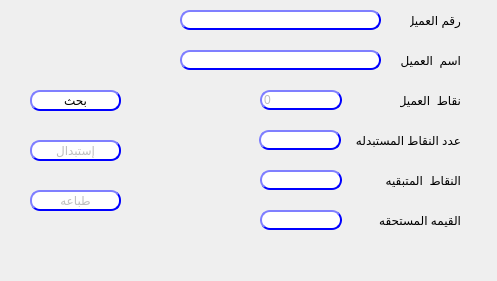
<?xml version="1.0" encoding="UTF-8"?>
<ui version="4.0">
 <class>Voucher</class>
 <widget class="QDialog" name="Voucher">
  <property name="geometry">
   <rect>
    <x>0</x>
    <y>0</y>
    <width>497</width>
    <height>281</height>
   </rect>
  </property>
  <property name="windowTitle">
   <string>استبدال النقاط بقسيمه شراء</string>
  </property>
  <widget class="QLineEdit" name="Qline_cust">
   <property name="geometry">
    <rect>
     <x>180</x>
     <y>10</y>
     <width>201</width>
     <height>20</height>
    </rect>
   </property>
   <property name="styleSheet">
    <string notr="true">QLineEdit{
                                        background-color: white;
                                        border-style: outset;
                                        border-width: 2px;
                                        border-radius: 10px;
                                        border-color: blue;
                                        min-width: 6em;
                                        }
                                        QLineEdit:hover {
                                        background: qradialgradient(
                                        cx: 0.3, cy: -0.4, fx: 0.3, fy: -0.4,
                                        radius: 1.35, stop: 0 #fff, stop: 1 #bbb
                                        );
                                        }
                                       QLineEdit:pressed {
                                        border-style: inset;
                                        background: qradialgradient(
                                        cx: 0.4, cy: -0.1, fx: 0.4, fy: -0.1,
                                        radius: 1.35, stop: 0 #fff, stop: 1 #ddd
                                        );
                                        }
                                    </string>
   </property>
  </widget>
  <widget class="QLabel" name="label_14">
   <property name="geometry">
    <rect>
     <x>410</x>
     <y>10</y>
     <width>51</width>
     <height>20</height>
    </rect>
   </property>
   <property name="text">
    <string>رقم العميل</string>
   </property>
  </widget>
  <widget class="QLabel" name="label_15">
   <property name="geometry">
    <rect>
     <x>400</x>
     <y>50</y>
     <width>61</width>
     <height>20</height>
    </rect>
   </property>
   <property name="text">
    <string>اسم  العميل</string>
   </property>
  </widget>
  <widget class="QLineEdit" name="Qline_name">
   <property name="enabled">
    <bool>false</bool>
   </property>
   <property name="geometry">
    <rect>
     <x>180</x>
     <y>50</y>
     <width>201</width>
     <height>20</height>
    </rect>
   </property>
   <property name="styleSheet">
    <string notr="true">QLineEdit{
                                        background-color: white;
                                        border-style: outset;
                                        border-width: 2px;
                                        border-radius: 10px;
                                        border-color: blue;
                                        min-width: 6em;
                                        }
                                        QLineEdit:hover {
                                        background: qradialgradient(
                                        cx: 0.3, cy: -0.4, fx: 0.3, fy: -0.4,
                                        radius: 1.35, stop: 0 #fff, stop: 1 #bbb
                                        );
                                        }
                                       QLineEdit:pressed {
                                        border-style: inset;
                                        background: qradialgradient(
                                        cx: 0.4, cy: -0.1, fx: 0.4, fy: -0.1,
                                        radius: 1.35, stop: 0 #fff, stop: 1 #ddd
                                        );
                                        }
                                    </string>
   </property>
  </widget>
  <widget class="QLineEdit" name="Qline_points">
   <property name="enabled">
    <bool>false</bool>
   </property>
   <property name="geometry">
    <rect>
     <x>260</x>
     <y>90</y>
     <width>82</width>
     <height>20</height>
    </rect>
   </property>
   <property name="styleSheet">
    <string notr="true">QLineEdit{
                                        background-color: white;
                                        border-style: outset;
                                        border-width: 2px;
                                        border-radius: 10px;
                                        border-color: blue;
                                        min-width: 6em;
                                        }
                                        QLineEdit:hover {
                                        background: qradialgradient(
                                        cx: 0.3, cy: -0.4, fx: 0.3, fy: -0.4,
                                        radius: 1.35, stop: 0 #fff, stop: 1 #bbb
                                        );
                                        }
                                       QLineEdit:pressed {
                                        border-style: inset;
                                        background: qradialgradient(
                                        cx: 0.4, cy: -0.1, fx: 0.4, fy: -0.1,
                                        radius: 1.35, stop: 0 #fff, stop: 1 #ddd
                                        );
                                        }
                                    </string>
   </property>
   <property name="text">
    <string>0</string>
   </property>
  </widget>
  <widget class="QLabel" name="label_16">
   <property name="geometry">
    <rect>
     <x>400</x>
     <y>90</y>
     <width>61</width>
     <height>20</height>
    </rect>
   </property>
   <property name="text">
    <string>نقاط  العميل</string>
   </property>
  </widget>
  <widget class="QLineEdit" name="Qline_replace">
   <property name="enabled">
    <bool>true</bool>
   </property>
   <property name="geometry">
    <rect>
     <x>259</x>
     <y>130</y>
     <width>82</width>
     <height>20</height>
    </rect>
   </property>
   <property name="styleSheet">
    <string notr="true">QLineEdit{
                                        background-color: white;
                                        border-style: outset;
                                        border-width: 2px;
                                        border-radius: 10px;
                                        border-color: blue;
                                        min-width: 6em;
                                        }
                                        QLineEdit:hover {
                                        background: qradialgradient(
                                        cx: 0.3, cy: -0.4, fx: 0.3, fy: -0.4,
                                        radius: 1.35, stop: 0 #fff, stop: 1 #bbb
                                        );
                                        }
                                       QLineEdit:pressed {
                                        border-style: inset;
                                        background: qradialgradient(
                                        cx: 0.4, cy: -0.1, fx: 0.4, fy: -0.1,
                                        radius: 1.35, stop: 0 #fff, stop: 1 #ddd
                                        );
                                        }
                                    </string>
   </property>
   <property name="text">
    <string/>
   </property>
  </widget>
  <widget class="QLabel" name="label_17">
   <property name="geometry">
    <rect>
     <x>350</x>
     <y>130</y>
     <width>111</width>
     <height>20</height>
    </rect>
   </property>
   <property name="text">
    <string>عدد النقاط المستبدله</string>
   </property>
  </widget>
  <widget class="QLineEdit" name="Qline_remainder">
   <property name="enabled">
    <bool>false</bool>
   </property>
   <property name="geometry">
    <rect>
     <x>260</x>
     <y>170</y>
     <width>82</width>
     <height>20</height>
    </rect>
   </property>
   <property name="styleSheet">
    <string notr="true">QLineEdit{
                                        background-color: white;
                                        border-style: outset;
                                        border-width: 2px;
                                        border-radius: 10px;
                                        border-color: blue;
                                        min-width: 6em;
                                        }
                                        QLineEdit:hover {
                                        background: qradialgradient(
                                        cx: 0.3, cy: -0.4, fx: 0.3, fy: -0.4,
                                        radius: 1.35, stop: 0 #fff, stop: 1 #bbb
                                        );
                                        }
                                       QLineEdit:pressed {
                                        border-style: inset;
                                        background: qradialgradient(
                                        cx: 0.4, cy: -0.1, fx: 0.4, fy: -0.1,
                                        radius: 1.35, stop: 0 #fff, stop: 1 #ddd
                                        );
                                        }
                                    </string>
   </property>
   <property name="text">
    <string/>
   </property>
  </widget>
  <widget class="QLabel" name="label_18">
   <property name="geometry">
    <rect>
     <x>370</x>
     <y>170</y>
     <width>91</width>
     <height>20</height>
    </rect>
   </property>
   <property name="text">
    <string>النقاط  المتبقيه</string>
   </property>
  </widget>
  <widget class="QLabel" name="label_19">
   <property name="geometry">
    <rect>
     <x>370</x>
     <y>210</y>
     <width>91</width>
     <height>20</height>
    </rect>
   </property>
   <property name="text">
    <string>القيمه المستحقه</string>
   </property>
  </widget>
  <widget class="QLineEdit" name="Qline_point_value">
   <property name="enabled">
    <bool>false</bool>
   </property>
   <property name="geometry">
    <rect>
     <x>260</x>
     <y>210</y>
     <width>82</width>
     <height>20</height>
    </rect>
   </property>
   <property name="styleSheet">
    <string notr="true">QLineEdit{
                                        background-color: white;
                                        border-style: outset;
                                        border-width: 2px;
                                        border-radius: 10px;
                                        border-color: blue;
                                        min-width: 6em;
                                        }
                                        QLineEdit:hover {
                                        background: qradialgradient(
                                        cx: 0.3, cy: -0.4, fx: 0.3, fy: -0.4,
                                        radius: 1.35, stop: 0 #fff, stop: 1 #bbb
                                        );
                                        }
                                       QLineEdit:pressed {
                                        border-style: inset;
                                        background: qradialgradient(
                                        cx: 0.4, cy: -0.1, fx: 0.4, fy: -0.1,
                                        radius: 1.35, stop: 0 #fff, stop: 1 #ddd
                                        );
                                        }
                                    </string>
   </property>
   <property name="text">
    <string/>
   </property>
  </widget>
  <widget class="QPushButton" name="Qbtn_search">
   <property name="enabled">
    <bool>true</bool>
   </property>
   <property name="geometry">
    <rect>
     <x>30</x>
     <y>90</y>
     <width>91</width>
     <height>21</height>
    </rect>
   </property>
   <property name="styleSheet">
    <string notr="true">QPushButton{
                                        background-color: white;
                                        border-style: outset;
                                        border-width: 2px;
                                        border-radius: 10px;
                                        border-color: blue;
                                        min-width:6em;
                                       }
                                        QPushButton:hover {
                                        background: qradialgradient(
                                        cx: 0.3, cy: -0.4, fx: 0.3, fy: -0.4,
                                        radius: 1.35, stop: 0 #fff, stop: 1 #bbb
                                        );
                                        }
                                        QPushButton:pressed {
                                        border-style: inset;
                                        background: qradialgradient(
                                        cx: 0.4, cy: -0.1, fx: 0.4, fy: -0.1,
                                        radius: 1.35, stop: 0 #fff, stop: 1 #ddd
                                        );
                                        }
                                    
                                    </string>
   </property>
   <property name="text">
    <string>بحث</string>
   </property>
  </widget>
  <widget class="QPushButton" name="Qbtn_replace">
   <property name="enabled">
    <bool>false</bool>
   </property>
   <property name="geometry">
    <rect>
     <x>30</x>
     <y>140</y>
     <width>91</width>
     <height>21</height>
    </rect>
   </property>
   <property name="styleSheet">
    <string notr="true">QPushButton{
                                        background-color: white;
                                        border-style: outset;
                                        border-width: 2px;
                                        border-radius: 10px;
                                        border-color: blue;
                                        min-width:6em;
                                       }
                                        QPushButton:hover {
                                        background: qradialgradient(
                                        cx: 0.3, cy: -0.4, fx: 0.3, fy: -0.4,
                                        radius: 1.35, stop: 0 #fff, stop: 1 #bbb
                                        );
                                        }
                                        QPushButton:pressed {
                                        border-style: inset;
                                        background: qradialgradient(
                                        cx: 0.4, cy: -0.1, fx: 0.4, fy: -0.1,
                                        radius: 1.35, stop: 0 #fff, stop: 1 #ddd
                                        );
                                        }
                                    
                                    </string>
   </property>
   <property name="text">
    <string>إستبدال</string>
   </property>
  </widget>
  <widget class="QPushButton" name="Qbtn_print">
   <property name="enabled">
    <bool>false</bool>
   </property>
   <property name="geometry">
    <rect>
     <x>30</x>
     <y>190</y>
     <width>91</width>
     <height>21</height>
    </rect>
   </property>
   <property name="styleSheet">
    <string notr="true">QPushButton{
                                        background-color: white;
                                        border-style: outset;
                                        border-width: 2px;
                                        border-radius: 10px;
                                        border-color: blue;
                                        min-width:6em;
                                       }
                                        QPushButton:hover {
                                        background: qradialgradient(
                                        cx: 0.3, cy: -0.4, fx: 0.3, fy: -0.4,
                                        radius: 1.35, stop: 0 #fff, stop: 1 #bbb
                                        );
                                        }
                                        QPushButton:pressed {
                                        border-style: inset;
                                        background: qradialgradient(
                                        cx: 0.4, cy: -0.1, fx: 0.4, fy: -0.1,
                                        radius: 1.35, stop: 0 #fff, stop: 1 #ddd
                                        );
                                        }
                                    
                                    </string>
   </property>
   <property name="text">
    <string>طباعه</string>
   </property>
  </widget>
 </widget>
 <resources/>
 <connections/>
</ui>
